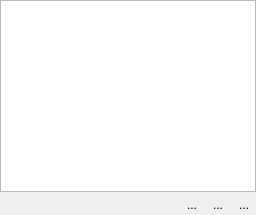
             <widget class="QWidget" name="logTab">
              <attribute name="title">
               <string>Journal</string>
              </attribute>
              <layout class="QVBoxLayout" name="verticalLayout_3">
               <property name="spacing">
                <number>2</number>
               </property>
               <property name="leftMargin">
                <number>0</number>
               </property>
               <property name="topMargin">
                <number>0</number>
               </property>
               <property name="rightMargin">
                <number>0</number>
               </property>
               <property name="bottomMargin">
                <number>0</number>
               </property>
               <item>
                <widget class="QTextEdit" name="txtLog">
                 <property name="readOnly">
                  <bool>true</bool>
                 </property>
                </widget>
               </item>
               <item>
                <layout class="QHBoxLayout" name="horizontalLayout_2">
                 <property name="bottomMargin">
                  <number>0</number>
                 </property>
                 <item>
                  <spacer name="horizontalSpacer_2">
                   <property name="orientation">
                    <enum>Qt::Horizontal</enum>
                   </property>
                   <property name="sizeHint" stdset="0">
                    <size>
                     <width>40</width>
                     <height>20</height>
                    </size>
                   </property>
                  </spacer>
                 </item>
                 <item>
                  <widget class="QToolButton" name="debugButton">
                   <property name="toolTip">
                    <string>Activer le mode debug</string>
                   </property>
                   <property name="text">
                    <string>...</string>
                   </property>
                   <property name="icon">
                    <iconset resource="resources.qrc">
                     <normaloff>:/plugins/eco_cont/icons/debug_icon/mActionAnnotation.svg</normaloff>:/plugins/eco_cont/icons/debug_icon/mActionAnnotation.svg</iconset>
                   </property>
                   <property name="checkable">
                    <bool>true</bool>
                   </property>
                   <property name="autoRaise">
                    <bool>true</bool>
                   </property>
                  </widget>
                 </item>
                 <item>
                  <widget class="QToolButton" name="logSaveAs">
                   <property name="toolTip">
                    <string>Enregistrer le journal sous</string>
                   </property>
                   <property name="text">
                    <string>...</string>
                   </property>
                   <property name="icon">
                    <iconset resource="resources.qrc">
                     <normaloff>:/plugins/eco_cont/icons/mActionFileSave.svg</normaloff>:/plugins/eco_cont/icons/mActionFileSave.svg</iconset>
                   </property>
                   <property name="autoRaise">
                    <bool>true</bool>
                   </property>
                  </widget>
                 </item>
                 <item>
                  <widget class="QToolButton" name="logClear">
                   <property name="toolTip">
                    <string>Effacer le journal</string>
                   </property>
                   <property name="text">
                    <string>...</string>
                   </property>
                   <property name="icon">
                    <iconset resource="resources.qrc">
                     <normaloff>:/plugins/eco_cont/icons/iconClearConsole.svg</normaloff>:/plugins/eco_cont/icons/iconClearConsole.svg</iconset>
                   </property>
                   <property name="autoRaise">
                    <bool>true</bool>
                   </property>
                  </widget>
                 </item>
                </layout>
               </item>
              </layout>
             </widget>
